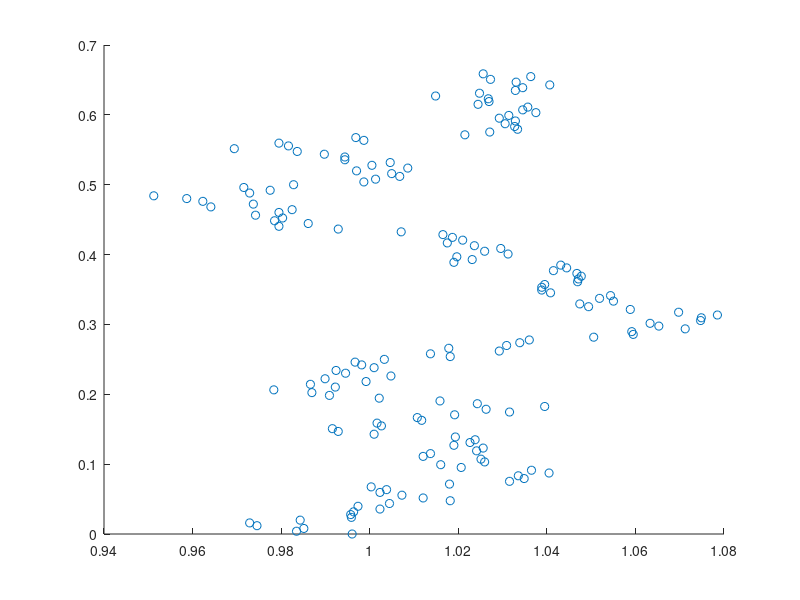

The MATLAB source for this figure: (Note: this script raises an error after producing the figure.)
% Computational Finance CW2
% Question 1
load options.mat
%% Q1
optionNum=2;
strikePrices=[2925 3025 3125 3225 3325];
L=length(stockPrice);% data length 222
Lwin=fix(L/4);% window length 55
Lrest=L-Lwin;% rest length 167
% LTrain=fix(Lrest*13/14)+1; 
% LTest=Lrest-LTrain; 
LTrain=150; 
LTest=17;
Tt=ones(L,1);
for i=1:L
    Tt(i)=(L-i)/252;
end
X=[stockPrice(56:L)/strikePrices(optionNum) Tt(56:L,1)];
XTrain=X(1:LTrain,:);
Xtest=X(LTrain+1:Lrest,:);

% true normalized call option price
CXtrue=optionCPrice(56:L,optionNum)./strikePrices(optionNum);
CXtrueTrain=CXtrue(1:LTrain,:);
CXtrueTest=CXtrue(LTrain+1:Lrest,:);

%%
GMModel = fitgmdist(XTrain,4);
figure(1),clf,
scatter(X(:,1),X(:,2),'ro');
hold on
ezcontour(@(x1,x2)pdf(GMModel,[x1 x2]),get(gca,{'XLim','YLim'}))
title('{\bf Scatter Plot and Fitted Gaussian Mixture Contours}')
axis([0.8 1.3 -0.1 0.8]);
xlabel('S/X','FontSize',13,'FontWeight','bold');
ylabel('T-t','FontSize',13,'FontWeight','bold');
hold off
%%
m1=GMModel.mu(1,:);
m2=GMModel.mu(2,:);
m3=GMModel.mu(3,:);
m4=GMModel.mu(4,:);
C1=GMModel.Sigma(:,:,1);
C2=GMModel.Sigma(:,:,2);
C3=GMModel.Sigma(:,:,3);
C4=GMModel.Sigma(:,:,4);

designMat=ones(LTrain,7);% design matrix
designMat(:,5)=XTrain(:,1);
designMat(:,6)=XTrain(:,2);

for i=1:LTrain
    designMat(i,1)=sqrt((XTrain(i,:)-m1)*C1*(XTrain(i,:)-m1)');
    designMat(i,2)=sqrt((XTrain(i,:)-m2)*C2*(XTrain(i,:)-m2)');
    designMat(i,3)=sqrt((XTrain(i,:)-m3)*C3*(XTrain(i,:)-m3)');
    designMat(i,4)=sqrt((XTrain(i,:)-m4)*C4*(XTrain(i,:)-m4)');    
end

% train
cvx_begin quiet
variable w(7)
minimize( norm(designMat*w-CXtrueTrain) )
cvx_end
%%
CXNum=30;
x=linspace(0.7,1.5,CXNum);
y=linspace(0.7,0,CXNum);

CX=ones(CXNum,CXNum);
for i=1:CXNum
    for j=1:CXNum
        CX(j,i)=w(1)*sqrt(([x(i),y(j)]-m1)*C1*([x(i),y(j)]-m1)')...
            +w(2)*sqrt(([x(i),y(j)]-m2)*C2*([x(i),y(j)]-m2)')...
            +w(3)*sqrt(([x(i),y(j)]-m3)*C3*([x(i),y(j)]-m3)')...
            +w(4)*sqrt(([x(i),y(j)]-m4)*C4*([x(i),y(j)]-m4)')...
            +[x(i),y(j)]*[w(5);w(6)]+w(7);
    end
end

figure(2),clf,
mesh(x,y,CX);
xlabel('S/X','FontSize',13,'FontWeight','bold')
ylabel('T-t','FontSize',13,'FontWeight','bold')
zlabel('C/X','FontSize',13,'FontWeight','bold')
% axis([0.8 1.5 0 0.6 0 0.4]);
grid on
grid minor
%%
CXpred=ones(Lrest,1);
for i=1:Lrest
    CXpred(i)=w(1)*sqrt((X(i,:)-m1)*C1*(X(i,:)-m1)')...
        +w(2)*sqrt((X(i,:)-m2)*C2*(X(i,:)-m2)')...
        +w(3)*sqrt((X(i,:)-m3)*C3*(X(i,:)-m3)')...
        +w(4)*sqrt((X(i,:)-m4)*C4*(X(i,:)-m4)')...
        +X(i,:)*[w(5);w(6)]+w(7);
end

figure(3),clf,
xx1=56:222;
plot(xx1,CXpred,'b','LineWidth',1.5);
xlabel('Date','FontSize',13,'FontWeight','bold')
ylabel('C/X','FontSize',13,'FontWeight','bold')
hold on
plot(xx1,CXtrue,'r','LineWidth',1.5);
axis([-inf,inf,-inf,inf]);
legend({'predicted','real'},'Location','northwest',...
    'FontSize',13,'FontWeight','bold');
plot([205,205],[0,0.12],'k','LineWidth',2);
grid on
grid minor
hold off










